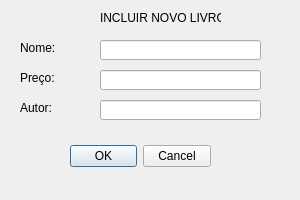
<?xml version="1.0" encoding="UTF-8"?>
<ui version="4.0">
 <class>IncluirLivro</class>
 <widget class="QDialog" name="IncluirLivro">
  <property name="geometry">
   <rect>
    <x>0</x>
    <y>0</y>
    <width>300</width>
    <height>200</height>
   </rect>
  </property>
  <property name="windowTitle">
   <string>Dialog</string>
  </property>
  <widget class="QDialogButtonBox" name="buttonBox">
   <property name="geometry">
    <rect>
     <x>70</x>
     <y>140</y>
     <width>141</width>
     <height>32</height>
    </rect>
   </property>
   <property name="orientation">
    <enum>Qt::Orientation::Horizontal</enum>
   </property>
   <property name="standardButtons">
    <set>QDialogButtonBox::StandardButton::Cancel|QDialogButtonBox::StandardButton::Ok</set>
   </property>
  </widget>
  <widget class="QLineEdit" name="lineEditNome">
   <property name="geometry">
    <rect>
     <x>100</x>
     <y>40</y>
     <width>161</width>
     <height>20</height>
    </rect>
   </property>
  </widget>
  <widget class="QLineEdit" name="lineEditPreco">
   <property name="geometry">
    <rect>
     <x>100</x>
     <y>70</y>
     <width>161</width>
     <height>20</height>
    </rect>
   </property>
  </widget>
  <widget class="QLineEdit" name="lineEditAutor">
   <property name="geometry">
    <rect>
     <x>100</x>
     <y>100</y>
     <width>161</width>
     <height>20</height>
    </rect>
   </property>
  </widget>
  <widget class="QLabel" name="label">
   <property name="geometry">
    <rect>
     <x>100</x>
     <y>10</y>
     <width>121</width>
     <height>16</height>
    </rect>
   </property>
   <property name="text">
    <string>INCLUIR NOVO LIVRO</string>
   </property>
  </widget>
  <widget class="QLabel" name="label_2">
   <property name="geometry">
    <rect>
     <x>20</x>
     <y>40</y>
     <width>45</width>
     <height>15</height>
    </rect>
   </property>
   <property name="text">
    <string>Nome:</string>
   </property>
  </widget>
  <widget class="QLabel" name="label_3">
   <property name="geometry">
    <rect>
     <x>20</x>
     <y>70</y>
     <width>45</width>
     <height>15</height>
    </rect>
   </property>
   <property name="text">
    <string>Preço:</string>
   </property>
  </widget>
  <widget class="QLabel" name="label_4">
   <property name="geometry">
    <rect>
     <x>20</x>
     <y>100</y>
     <width>45</width>
     <height>15</height>
    </rect>
   </property>
   <property name="text">
    <string>Autor:</string>
   </property>
  </widget>
 </widget>
 <resources/>
 <connections>
  <connection>
   <sender>buttonBox</sender>
   <signal>accepted()</signal>
   <receiver>IncluirLivro</receiver>
   <slot>accept()</slot>
   <hints>
    <hint type="sourcelabel">
     <x>248</x>
     <y>254</y>
    </hint>
    <hint type="destinationlabel">
     <x>157</x>
     <y>274</y>
    </hint>
   </hints>
  </connection>
  <connection>
   <sender>buttonBox</sender>
   <signal>rejected()</signal>
   <receiver>IncluirLivro</receiver>
   <slot>reject()</slot>
   <hints>
    <hint type="sourcelabel">
     <x>316</x>
     <y>260</y>
    </hint>
    <hint type="destinationlabel">
     <x>286</x>
     <y>274</y>
    </hint>
   </hints>
  </connection>
 </connections>
</ui>
